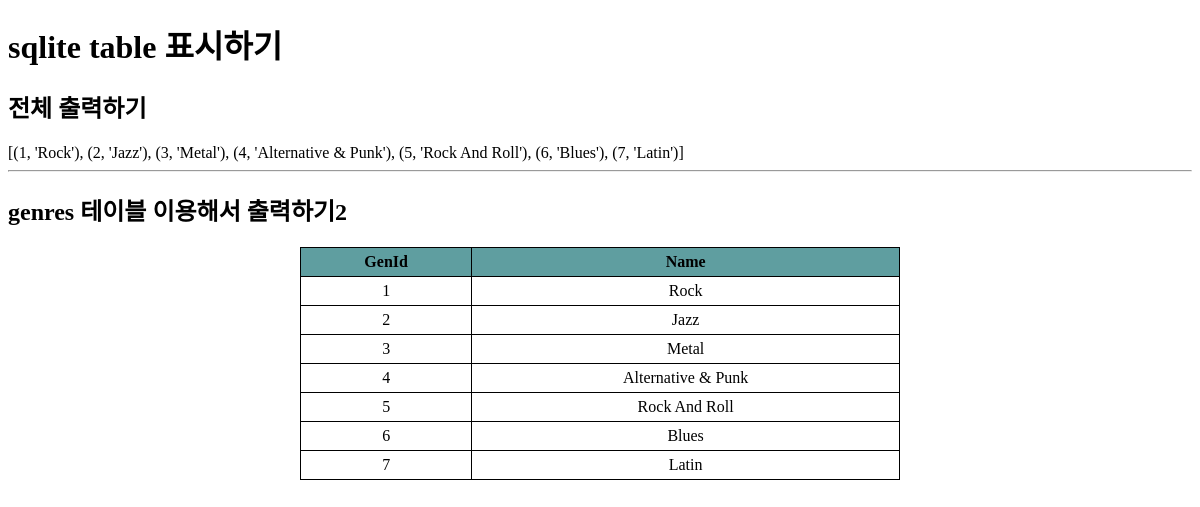
/list5, run on the app's committed database.
### tables this page shows
CREATE TABLE "genres"
(
    [GenreId] INTEGER PRIMARY KEY AUTOINCREMENT NOT NULL,
    [Name] NVARCHAR(120)
);

### flask_15_sqlite_step1/flask_15_sqlite.py (the view)
@app.route('/list5')
def list5():
    conn = sqlite3.connect('test.db')
    cursor = conn.cursor()
    cursor.execute(' select * from genres limit 7')
    result = cursor.fetchall()
    conn.close()
    return render_template('sqlite_list5.html', result=result)

### flask_15_sqlite_step1/templates/sqlite_list5.html (shortened to what this page needs)
<!DOCTYPE html>
<html lang="ko">
<head>
</head>
<body>
<h1>sqlite table 표시하기</h1>
<h2>전체 출력하기</h2>
<div>{{ result }}</div>
<hr>
<h2> genres 테이블 이용해서 출력하기2</h2>
<table id="tableStyle">
    <tr>
        <th>GenId</th>
        <th>Name</th>
    </tr>
    {% for row in result %}
    <tr>
        <td>{{row[0]}}</td>
        <td>{{row[1]}}</td>
    </tr>
    {% endfor %}
</table>
</body>
</html>

### flask_15_sqlite_step1/templates/sqlite_list5.html (style rules this page uses)
#tableStyle { width:600px; margin:0 auto; border-collapse:collapse }
#tableStyle tr th { background:cadetblue;padding:5px; border:1px solid black }
#tableStyle tr td { padding:5px; border:1px solid black; text-align:center }

### data on the page
genres: GenreId "1", Name "Rock"
genres: GenreId "2", Name "Jazz"
genres: GenreId "3", Name "Metal"
genres: GenreId "4", Name "Alternative & Punk"
genres: GenreId "5", Name "Rock And Roll"
genres: GenreId "6", Name "Blues"
genres: GenreId "7", Name "Latin"

### other printed values
{{ result }} "[(1, 'Rock'), (2, 'Jazz'), (3, 'Metal'), (4, 'Alternative & Punk'), (5, 'Rock And Roll'), (6, 'Blues'), (7, 'Latin')]"
